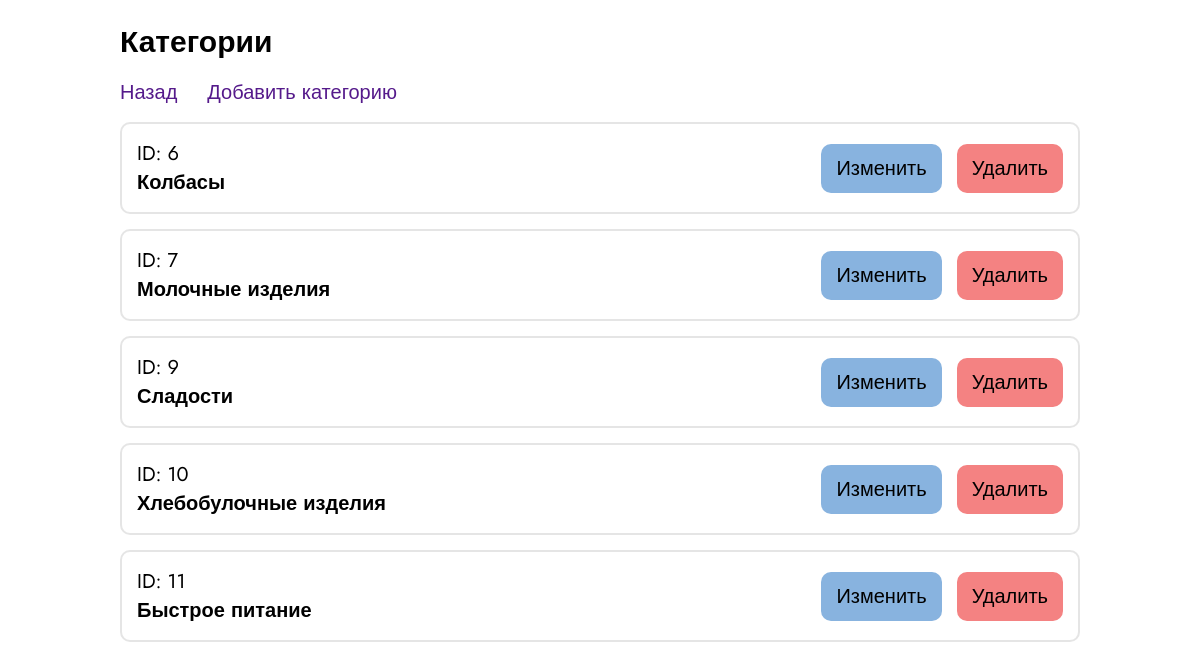
The app's page /products/categories.php with its own data.
### tables this page shows
CREATE TABLE `categories` (
  `id` int NOT NULL,
  `name` varchar(255) NOT NULL
);

### www/products/queries/category.php (called while the page is built)
<?php
function getCategories(): array
{
    global $pdo;
    return $pdo->query("SELECT * FROM `categories`")->fetchAll();
}

### www/products/categories.php (the view, shortened to what this page needs)
<?php
$pdo = require_once $_SERVER['DOCUMENT_ROOT'] . '/connect.php';
require $_SERVER['DOCUMENT_ROOT'] . '/products/queries/category.php';
$categories = getCategories();
?>
<!doctype html>
<html lang="en">
<head>
    <link rel="stylesheet" href="/assets/css/products_main.css">
</head>
<body>
<div class="container">
    <h1>Категории</h1>
    <div class="links">
        <a href="/products/">Назад</a>
        <a href="/products/add_category.php">Добавить категорию</a>
    </div>
    <div class="grid-container">
        <?php foreach ($categories as $category): ?>
            <div class="card">
                <div class="card-info">
                    <div>ID: <?= $category['id'] ?></div>
                    <h2><?= $category['name'] ?></h2>
                </div>
                <div class="card-links">
                    <a href="/products/change_category.php?id=<?= $category['id'] ?>">Изменить</a>
                    <a id="delete" href="/products/actions/delete_category.php?id=<?= $category['id'] ?>">Удалить</a>
                </div>
            </div>
        <?php endforeach; ?>
    </div>
</div>
</body>
</html>

### www/assets/css/products_main.css (style rules this page uses)
* { margin: 0; padding: 0; -webkit-box-sizing: border-box; -moz-box-sizing: border-box; box-sizing: border-box; font-family: "Jost", sans-serif; font-size: 20px; }
a { text-decoration: none; }
.container { width: 80%; margin: 20px auto; }
h1 { font-size: 30px; }
.links { margin: 15px 0; display: flex; gap: 30px; }
.links a { color: #551a8b; position: relative; }
.links a::after { width: 0; height: 2px; display: block; background-color: #551a8b; content: ''; position: absolute; bottom: 0; left: 50%; transform: translateX(-50%); transition: width .5s ease-in-out; }
.grid-container { display: grid; grid-template-columns: repeat(auto-fill, minmax(100%, 1fr)); grid-gap: 15px; }
.card { padding: 15px; display: flex; justify-content: space-between; align-items: center; border: 2px solid rgba(204, 204, 204, .5); -webkit-border-radius: 10px; -moz-border-radius: 10px; border-radius: 10px; }
.card a { padding: 10px 15px; color: #000; background-color: #88b3df; -webkit-border-radius: 10px; -moz-border-radius: 10px; border-radius: 10px; transition: background-color .2s ease-in-out; }
.card-links { display: flex; gap: 15px; }
#delete { background-color: #f48282; }

### records on screen
categories: id "6", name "Колбасы"
categories: id "7", name "Молочные изделия"
categories: id "9", name "Сладости"
categories: id "10", name "Хлебобулочные изделия"
categories: id "11", name "Быстрое питание"
